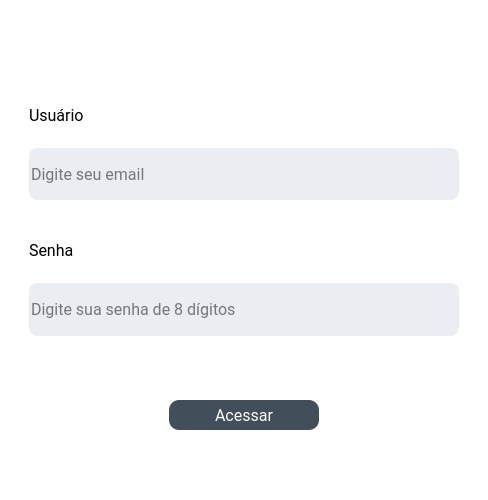
<?xml version="1.0" encoding="UTF-8"?>
<ui version="4.0">
 <class>Login</class>
 <widget class="QWidget" name="Login">
  <property name="geometry">
   <rect>
    <x>0</x>
    <y>0</y>
    <width>488</width>
    <height>500</height>
   </rect>
  </property>
  <property name="minimumSize">
   <size>
    <width>0</width>
    <height>500</height>
   </size>
  </property>
  <property name="maximumSize">
   <size>
    <width>488</width>
    <height>500</height>
   </size>
  </property>
  <property name="windowTitle">
   <string>Form</string>
  </property>
  <property name="styleSheet">
   <string notr="true">background-color: rgb(255, 255, 255);</string>
  </property>
  <layout class="QVBoxLayout" name="verticalLayout_3">
   <item>
    <widget class="QLabel" name="label">
     <property name="text">
      <string/>
     </property>
     <property name="pixmap">
      <pixmap>../../../resources/images/user_login.svg</pixmap>
     </property>
     <property name="scaledContents">
      <bool>true</bool>
     </property>
    </widget>
   </item>
   <item>
    <spacer name="verticalSpacer">
     <property name="orientation">
      <enum>Qt::Orientation::Vertical</enum>
     </property>
     <property name="sizeType">
      <enum>QSizePolicy::Policy::Preferred</enum>
     </property>
     <property name="sizeHint" stdset="0">
      <size>
       <width>20</width>
       <height>40</height>
      </size>
     </property>
    </spacer>
   </item>
   <item>
    <widget class="QFrame" name="frame">
     <property name="sizePolicy">
      <sizepolicy hsizetype="Preferred" vsizetype="MinimumExpanding">
       <horstretch>0</horstretch>
       <verstretch>0</verstretch>
      </sizepolicy>
     </property>
     <property name="styleSheet">
      <string notr="true">background-color: rgb(255, 255, 255);
border: none;</string>
     </property>
     <property name="frameShape">
      <enum>QFrame::Shape::StyledPanel</enum>
     </property>
     <property name="frameShadow">
      <enum>QFrame::Shadow::Raised</enum>
     </property>
     <layout class="QVBoxLayout" name="verticalLayout_4">
      <item>
       <widget class="QFrame" name="frame_2">
        <property name="frameShape">
         <enum>QFrame::Shape::StyledPanel</enum>
        </property>
        <property name="frameShadow">
         <enum>QFrame::Shadow::Raised</enum>
        </property>
        <layout class="QVBoxLayout" name="verticalLayout">
         <item>
          <widget class="QLabel" name="label_2">
           <property name="font">
            <font>
             <family>Roboto</family>
             <pointsize>12</pointsize>
            </font>
           </property>
           <property name="text">
            <string>Usuário</string>
           </property>
          </widget>
         </item>
         <item>
          <widget class="QLineEdit" name="txt_user">
           <property name="sizePolicy">
            <sizepolicy hsizetype="Expanding" vsizetype="Preferred">
             <horstretch>0</horstretch>
             <verstretch>0</verstretch>
            </sizepolicy>
           </property>
           <property name="font">
            <font>
             <family>Roboto</family>
             <pointsize>12</pointsize>
            </font>
           </property>
           <property name="styleSheet">
            <string notr="true">background-color: rgb(234, 238, 242);
border-radius: 8px;
padding-left: 1em;</string>
           </property>
           <property name="placeholderText">
            <string>Digite seu email</string>
           </property>
          </widget>
         </item>
        </layout>
       </widget>
      </item>
      <item>
       <widget class="QFrame" name="frame_3">
        <property name="frameShape">
         <enum>QFrame::Shape::StyledPanel</enum>
        </property>
        <property name="frameShadow">
         <enum>QFrame::Shadow::Raised</enum>
        </property>
        <layout class="QVBoxLayout" name="verticalLayout_2">
         <item>
          <widget class="QLabel" name="label_3">
           <property name="font">
            <font>
             <family>Roboto</family>
             <pointsize>12</pointsize>
            </font>
           </property>
           <property name="text">
            <string>Senha</string>
           </property>
          </widget>
         </item>
         <item>
          <widget class="QLineEdit" name="txt_password">
           <property name="sizePolicy">
            <sizepolicy hsizetype="Expanding" vsizetype="Preferred">
             <horstretch>0</horstretch>
             <verstretch>0</verstretch>
            </sizepolicy>
           </property>
           <property name="font">
            <font>
             <family>Roboto</family>
             <pointsize>12</pointsize>
            </font>
           </property>
           <property name="styleSheet">
            <string notr="true">background-color: rgb(234, 238, 242);
border-radius: 8px;
padding-left: 1em;</string>
           </property>
           <property name="echoMode">
            <enum>QLineEdit::EchoMode::Password</enum>
           </property>
           <property name="placeholderText">
            <string>Digite sua senha de 8 dígitos</string>
           </property>
          </widget>
         </item>
        </layout>
       </widget>
      </item>
      <item>
       <widget class="QFrame" name="frame_4">
        <property name="frameShape">
         <enum>QFrame::Shape::StyledPanel</enum>
        </property>
        <property name="frameShadow">
         <enum>QFrame::Shadow::Raised</enum>
        </property>
        <layout class="QHBoxLayout" name="horizontalLayout">
         <item>
          <widget class="QPushButton" name="butons_access">
           <property name="maximumSize">
            <size>
             <width>150</width>
             <height>30</height>
            </size>
           </property>
           <property name="font">
            <font>
             <family>Roboto</family>
             <pointsize>12</pointsize>
            </font>
           </property>
           <property name="styleSheet">
            <string notr="true"> QPushButton{
	background-color: rgb(66, 79, 91);
	color: rgb(255, 255, 255);
	border-radius: 10px;
}
 QPushButton::hover{
	background-color: rgb(114, 135, 157);
}

QPushButton::pressed {
            background-color: #89966E;
}</string>
           </property>
           <property name="text">
            <string>Acessar</string>
           </property>
          </widget>
         </item>
        </layout>
       </widget>
      </item>
     </layout>
    </widget>
   </item>
  </layout>
 </widget>
 <resources/>
 <connections/>
</ui>
